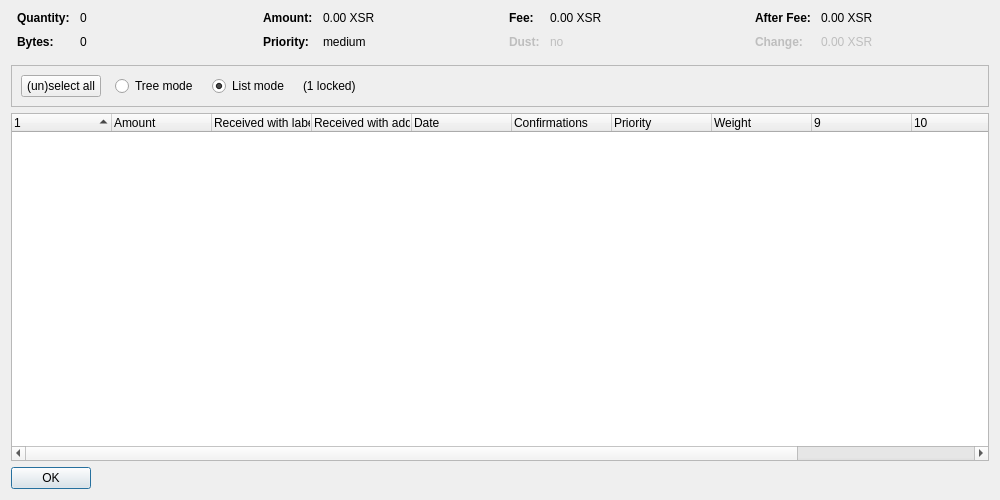
<?xml version="1.0" encoding="UTF-8"?>
<ui version="4.0">
 <class>CoinControlDialog</class>
 <widget class="QDialog" name="CoinControlDialog">
  <property name="geometry">
   <rect>
    <x>0</x>
    <y>0</y>
    <width>1000</width>
    <height>500</height>
   </rect>
  </property>
  <property name="windowTitle">
   <string>Coin Selection</string>
  </property>
  <layout class="QVBoxLayout" name="verticalLayout">
   <item>
    <layout class="QHBoxLayout" name="horizontalLayoutTop" stretch="0,0,0,0">
     <property name="topMargin">
      <number>0</number>
     </property>
     <property name="bottomMargin">
      <number>10</number>
     </property>
     <item>
      <layout class="QFormLayout" name="formLayoutCoinControl1">
       <property name="horizontalSpacing">
        <number>10</number>
       </property>
       <property name="verticalSpacing">
        <number>10</number>
       </property>
       <property name="leftMargin">
        <number>6</number>
       </property>
       <property name="rightMargin">
        <number>6</number>
       </property>
       <item row="0" column="0">
        <widget class="QLabel" name="labelCoinControlQuantityText">
         <property name="font">
          <font>
           <weight>75</weight>
           <bold>true</bold>
          </font>
         </property>
         <property name="text">
          <string>Quantity:</string>
         </property>
        </widget>
       </item>
       <item row="0" column="1">
        <widget class="QLabel" name="labelCoinControlQuantity">
         <property name="cursor">
          <cursorShape>IBeamCursor</cursorShape>
         </property>
         <property name="contextMenuPolicy">
          <enum>Qt::ActionsContextMenu</enum>
         </property>
         <property name="text">
          <string notr="true">0</string>
         </property>
         <property name="textInteractionFlags">
          <set>Qt::LinksAccessibleByMouse|Qt::TextSelectableByKeyboard|Qt::TextSelectableByMouse</set>
         </property>
        </widget>
       </item>
       <item row="1" column="0">
        <widget class="QLabel" name="labelCoinControlBytesText">
         <property name="font">
          <font>
           <weight>75</weight>
           <bold>true</bold>
          </font>
         </property>
         <property name="text">
          <string>Bytes:</string>
         </property>
        </widget>
       </item>
       <item row="1" column="1">
        <widget class="QLabel" name="labelCoinControlBytes">
         <property name="cursor">
          <cursorShape>IBeamCursor</cursorShape>
         </property>
         <property name="contextMenuPolicy">
          <enum>Qt::ActionsContextMenu</enum>
         </property>
         <property name="text">
          <string notr="true">0</string>
         </property>
         <property name="textInteractionFlags">
          <set>Qt::LinksAccessibleByMouse|Qt::TextSelectableByKeyboard|Qt::TextSelectableByMouse</set>
         </property>
        </widget>
       </item>
      </layout>
     </item>
     <item>
      <layout class="QFormLayout" name="formLayoutCoinControl2">
       <property name="horizontalSpacing">
        <number>10</number>
       </property>
       <property name="verticalSpacing">
        <number>10</number>
       </property>
       <property name="leftMargin">
        <number>6</number>
       </property>
       <property name="rightMargin">
        <number>6</number>
       </property>
       <item row="0" column="0">
        <widget class="QLabel" name="labelCoinControlAmountText">
         <property name="font">
          <font>
           <weight>75</weight>
           <bold>true</bold>
          </font>
         </property>
         <property name="text">
          <string>Amount:</string>
         </property>
        </widget>
       </item>
       <item row="0" column="1">
        <widget class="QLabel" name="labelCoinControlAmount">
         <property name="cursor">
          <cursorShape>IBeamCursor</cursorShape>
         </property>
         <property name="contextMenuPolicy">
          <enum>Qt::ActionsContextMenu</enum>
         </property>
         <property name="text">
          <string notr="true">0.00 XSR</string>
         </property>
         <property name="textInteractionFlags">
          <set>Qt::LinksAccessibleByMouse|Qt::TextSelectableByKeyboard|Qt::TextSelectableByMouse</set>
         </property>
        </widget>
       </item>
       <item row="1" column="0">
        <widget class="QLabel" name="labelCoinControlPriorityText">
         <property name="font">
          <font>
           <weight>75</weight>
           <bold>true</bold>
          </font>
         </property>
         <property name="text">
          <string>Priority:</string>
         </property>
        </widget>
       </item>
       <item row="1" column="1">
        <widget class="QLabel" name="labelCoinControlPriority">
         <property name="cursor">
          <cursorShape>IBeamCursor</cursorShape>
         </property>
         <property name="contextMenuPolicy">
          <enum>Qt::ActionsContextMenu</enum>
         </property>
         <property name="text">
          <string notr="true">medium</string>
         </property>
         <property name="textInteractionFlags">
          <set>Qt::LinksAccessibleByMouse|Qt::TextSelectableByKeyboard|Qt::TextSelectableByMouse</set>
         </property>
        </widget>
       </item>
      </layout>
     </item>
     <item>
      <layout class="QFormLayout" name="formLayoutCoinControl3">
       <property name="horizontalSpacing">
        <number>10</number>
       </property>
       <property name="verticalSpacing">
        <number>10</number>
       </property>
       <property name="leftMargin">
        <number>6</number>
       </property>
       <property name="rightMargin">
        <number>6</number>
       </property>
       <item row="0" column="0">
        <widget class="QLabel" name="labelCoinControlFeeText">
         <property name="font">
          <font>
           <weight>75</weight>
           <bold>true</bold>
          </font>
         </property>
         <property name="text">
          <string>Fee:</string>
         </property>
        </widget>
       </item>
       <item row="0" column="1">
        <widget class="QLabel" name="labelCoinControlFee">
         <property name="cursor">
          <cursorShape>IBeamCursor</cursorShape>
         </property>
         <property name="contextMenuPolicy">
          <enum>Qt::ActionsContextMenu</enum>
         </property>
         <property name="text">
          <string notr="true">0.00 XSR</string>
         </property>
         <property name="textInteractionFlags">
          <set>Qt::LinksAccessibleByMouse|Qt::TextSelectableByKeyboard|Qt::TextSelectableByMouse</set>
         </property>
        </widget>
       </item>
       <item row="1" column="0">
        <widget class="QLabel" name="labelCoinControlLowOutputText">
         <property name="enabled">
          <bool>false</bool>
         </property>
         <property name="font">
          <font>
           <weight>75</weight>
           <bold>true</bold>
          </font>
         </property>
         <property name="text">
          <string>Dust:</string>
         </property>
        </widget>
       </item>
       <item row="1" column="1">
        <widget class="QLabel" name="labelCoinControlLowOutput">
         <property name="enabled">
          <bool>false</bool>
         </property>
         <property name="cursor">
          <cursorShape>IBeamCursor</cursorShape>
         </property>
         <property name="contextMenuPolicy">
          <enum>Qt::ActionsContextMenu</enum>
         </property>
         <property name="text">
          <string notr="true">no</string>
         </property>
         <property name="textInteractionFlags">
          <set>Qt::LinksAccessibleByMouse|Qt::TextSelectableByKeyboard|Qt::TextSelectableByMouse</set>
         </property>
        </widget>
       </item>
      </layout>
     </item>
     <item>
      <layout class="QFormLayout" name="formLayoutCoinControl4">
       <property name="horizontalSpacing">
        <number>10</number>
       </property>
       <property name="verticalSpacing">
        <number>10</number>
       </property>
       <property name="leftMargin">
        <number>6</number>
       </property>
       <property name="rightMargin">
        <number>6</number>
       </property>
       <item row="0" column="0">
        <widget class="QLabel" name="labelCoinControlAfterFeeText">
         <property name="font">
          <font>
           <weight>75</weight>
           <bold>true</bold>
          </font>
         </property>
         <property name="text">
          <string>After Fee:</string>
         </property>
        </widget>
       </item>
       <item row="0" column="1">
        <widget class="QLabel" name="labelCoinControlAfterFee">
         <property name="cursor">
          <cursorShape>IBeamCursor</cursorShape>
         </property>
         <property name="contextMenuPolicy">
          <enum>Qt::ActionsContextMenu</enum>
         </property>
         <property name="text">
          <string notr="true">0.00 XSR</string>
         </property>
         <property name="textInteractionFlags">
          <set>Qt::LinksAccessibleByMouse|Qt::TextSelectableByKeyboard|Qt::TextSelectableByMouse</set>
         </property>
        </widget>
       </item>
       <item row="1" column="0">
        <widget class="QLabel" name="labelCoinControlChangeText">
         <property name="enabled">
          <bool>false</bool>
         </property>
         <property name="font">
          <font>
           <weight>75</weight>
           <bold>true</bold>
          </font>
         </property>
         <property name="text">
          <string>Change:</string>
         </property>
        </widget>
       </item>
       <item row="1" column="1">
        <widget class="QLabel" name="labelCoinControlChange">
         <property name="enabled">
          <bool>false</bool>
         </property>
         <property name="cursor">
          <cursorShape>IBeamCursor</cursorShape>
         </property>
         <property name="contextMenuPolicy">
          <enum>Qt::ActionsContextMenu</enum>
         </property>
         <property name="text">
          <string notr="true">0.00 XSR</string>
         </property>
         <property name="textInteractionFlags">
          <set>Qt::LinksAccessibleByMouse|Qt::TextSelectableByKeyboard|Qt::TextSelectableByMouse</set>
         </property>
        </widget>
       </item>
      </layout>
     </item>
    </layout>
   </item>
   <item>
    <widget class="QFrame" name="frame">
     <property name="minimumSize">
      <size>
       <width>0</width>
       <height>40</height>
      </size>
     </property>
     <property name="frameShape">
      <enum>QFrame::StyledPanel</enum>
     </property>
     <property name="frameShadow">
      <enum>QFrame::Sunken</enum>
     </property>
     <layout class="QHBoxLayout" name="horizontalLayout">
      <item>
       <layout class="QHBoxLayout" name="horizontalLayoutPanel" stretch="0,0,0,0,0">
        <property name="spacing">
         <number>14</number>
        </property>
        <item>
         <widget class="QPushButton" name="pushButtonSelectAll">
          <property name="sizePolicy">
           <sizepolicy hsizetype="Maximum" vsizetype="Fixed">
            <horstretch>0</horstretch>
            <verstretch>0</verstretch>
           </sizepolicy>
          </property>
          <property name="text">
           <string>(un)select all</string>
          </property>
          <property name="autoDefault">
           <bool>false</bool>
          </property>
         </widget>
        </item>
        <item>
         <widget class="QRadioButton" name="radioTreeMode">
          <property name="sizePolicy">
           <sizepolicy hsizetype="Maximum" vsizetype="Fixed">
            <horstretch>0</horstretch>
            <verstretch>0</verstretch>
           </sizepolicy>
          </property>
          <property name="text">
           <string>Tree mode</string>
          </property>
         </widget>
        </item>
        <item>
         <widget class="QRadioButton" name="radioListMode">
          <property name="sizePolicy">
           <sizepolicy hsizetype="Maximum" vsizetype="Fixed">
            <horstretch>0</horstretch>
            <verstretch>0</verstretch>
           </sizepolicy>
          </property>
          <property name="text">
           <string>List mode</string>
          </property>
          <property name="checked">
           <bool>true</bool>
          </property>
         </widget>
        </item>
        <item>
         <widget class="QLabel" name="labelLocked">
          <property name="text">
           <string notr="true">(1 locked)</string>
          </property>
         </widget>
        </item>
        <item>
         <spacer name="horizontalSpacer">
          <property name="orientation">
           <enum>Qt::Horizontal</enum>
          </property>
          <property name="sizeHint" stdset="0">
           <size>
            <width>40</width>
            <height>20</height>
           </size>
          </property>
         </spacer>
        </item>
       </layout>
      </item>
     </layout>
    </widget>
   </item>
   <item>
    <widget class="CoinControlTreeWidget" name="treeWidget">
     <property name="contextMenuPolicy">
      <enum>Qt::CustomContextMenu</enum>
     </property>
     <property name="sortingEnabled">
      <bool>false</bool>
     </property>
     <property name="columnCount">
      <number>12</number>
     </property>
     <attribute name="headerShowSortIndicator" stdset="0">
      <bool>true</bool>
     </attribute>
     <attribute name="headerStretchLastSection">
      <bool>false</bool>
     </attribute>
     <column>
      <property name="text">
       <string/>
      </property>
     </column>
     <column>
      <property name="text">
       <string>Amount</string>
      </property>
     </column>
     <column>
      <property name="text">
       <string>Received with label</string>
      </property>
     </column>
     <column>
      <property name="text">
       <string>Received with address</string>
      </property>
     </column>
     <column>
      <property name="text">
       <string>Date</string>
      </property>
     </column>
     <column>
      <property name="text">
       <string>Confirmations</string>
      </property>
      <property name="toolTip">
       <string>Confirmed</string>
      </property>
     </column>
     <column>
      <property name="text">
       <string>Priority</string>
      </property>
     </column>
     <column>
      <property name="text">
       <string>Weight</string>
      </property>
     </column>
     <column>
      <property name="text">
       <string/>
      </property>
     </column>
     <column>
      <property name="text">
       <string/>
      </property>
     </column>
     <column>
      <property name="text">
       <string/>
      </property>
     </column>
     <column>
      <property name="text">
       <string/>
      </property>
     </column>
     <column>
      <property name="text">
       <string/>
      </property>
     </column>
    </widget>
   </item>
   <item>
    <widget class="QDialogButtonBox" name="buttonBox">
     <property name="sizePolicy">
      <sizepolicy hsizetype="Maximum" vsizetype="Fixed">
       <horstretch>0</horstretch>
       <verstretch>0</verstretch>
      </sizepolicy>
     </property>
     <property name="orientation">
      <enum>Qt::Horizontal</enum>
     </property>
     <property name="standardButtons">
      <set>QDialogButtonBox::Ok</set>
     </property>
    </widget>
   </item>
  </layout>
 </widget>
 <customwidgets>
  <customwidget>
   <class>CoinControlTreeWidget</class>
   <extends>QTreeWidget</extends>
   <header>coincontroltreewidget.h</header>
  </customwidget>
 </customwidgets>
 <resources/>
 <connections/>
</ui>
